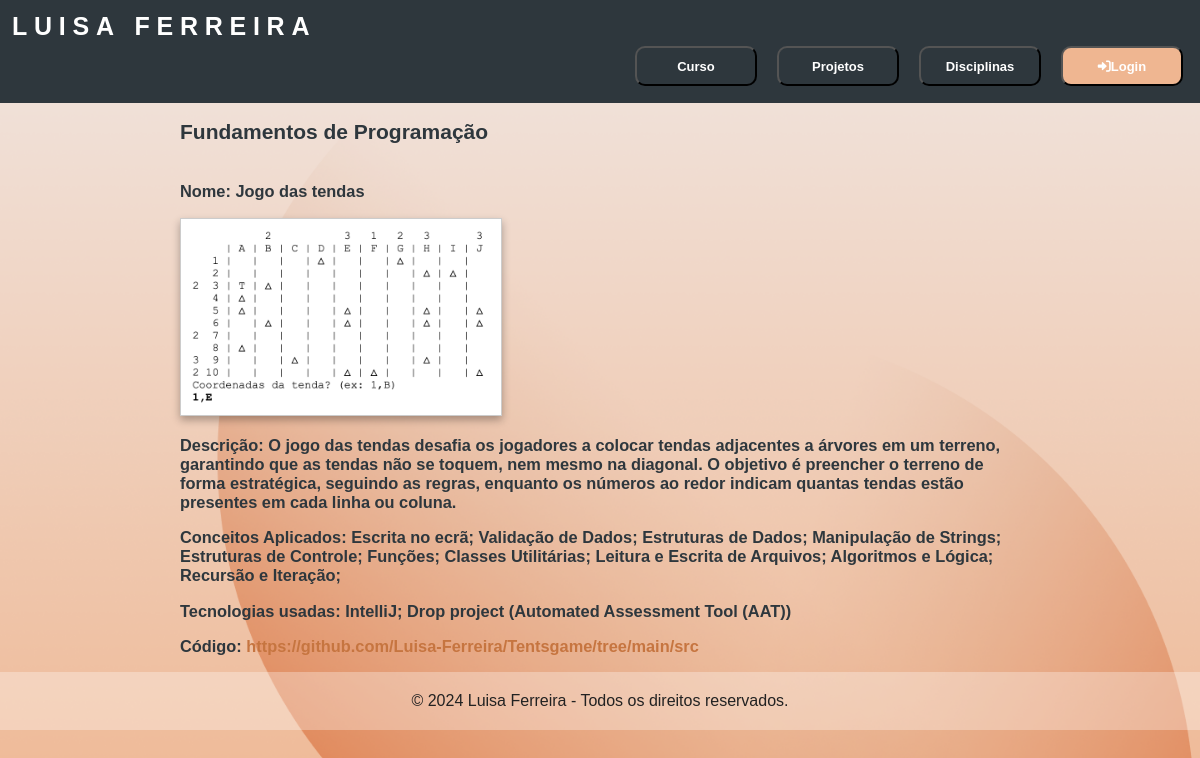
Page /faculdade/disciplina/2/projeto/ on the committed database.
### projeto/models.py (models this page shows, shortened)
class Disciplina(models.Model):
    linguagem= models.ManyToManyField(LinguagemProgramacao,related_name='disciplinas')
    docentes= models.ManyToManyField(Docente,related_name='disciplinas')
    projeto= models.OneToOneField(Projeto,on_delete=models.CASCADE,related_name='disciplinas',null=True)
    areaCientifica= models.ForeignKey(Area_Cientifica, on_delete=models.CASCADE,related_name='disciplina')
    cursos= models.ManyToManyField(Curso,related_name='disciplinas')
    nomeDisciplina = models.CharField(max_length=100)
    ano = models.IntegerField()
    semestre = models.IntegerField()
    ects = models.IntegerField()
    curricularIUnitReadableCode = models.CharField(max_length=100)

class Projeto(models.Model):
    linguagem = models.ManyToManyField(LinguagemProgramacao,related_name='projetos')
    nome = models.CharField(max_length=100)
    descricao=models.CharField(max_length=1000)
    descricaoLonga = models.TextField()
    conceitosAplicados = models.TextField()
    tecnologiasUsadas = models.CharField(max_length=100)
    imagem = models.ImageField(null=True,blank=True,upload_to='bands')
    linkVideo = models.URLField(max_length=200, blank=True)
    linkGithub = models.URLField(max_length=200, blank=True)

### projeto/views.py (the view)
# urls.py: path('disciplina/<int:disciplina_id>/projeto/', views.projeto_view, name='projeto'),
def projeto_view(request,disciplina_id):
    disciplina= Disciplina.objects.get(id=disciplina_id)
    context = {
    'disciplina': disciplina,
    'projeto': disciplina.projeto if disciplina.projeto else None
    }
    return render(request, "projeto/projeto.html", context)

### projeto/templates/projeto/projeto.html
{% extends 'projeto/layout.html' %}
{% block content %}
    <p><h2>{{disciplina.nomeDisciplina}}</h2></p>
    <div class="projeto-info">
        <p><h3>Nome: {{projeto.nome}}</h3></p>
        <img src="{{projeto.imagem.url}}" alt="{{projeto.nome}}">
        <p><h3>Descrição: {{projeto.descricao}}</h3></p>
        <p><h3>Conceitos Aplicados: {{projeto.conceitosAplicados}}</h3></p>
        <p><h3>Tecnologias usadas:  {{projeto.tecnologiasUsadas}}</h3></p>
        <p><h3>Código:
        <a href="{{projeto.linkGithub}}">{{projeto.linkGithub}}</a>
        </h3></p>
    </div>
{% endblock %}

### static/projeto/estilos.css (style rules this page uses)
* { font-family: "Montserrat", sans-serif; }
#bg { background-size:cover; background-image: url('/static/imagens/layoutImage.png'); }
body { margin: 0; background: #eac8b0; color: #2E373D; font-weight: 300; min-height:100vh; }
a { color: #C67540; text-decoration: none; }
.projeto-info { padding-top: 0.5%; }
.projeto-info img { width: 88%; max-width: 300px; padding: 10px; background: white; border: 1px solid #ccc; box-shadow: 0 4px 8px rgba(0, 0, 0, 0.3); position: relative; }

### rows in the picture
Disciplina: nomeDisciplina "Fundamentos de Programação"
Projeto: nome "Jogo das tendas", imagem (picture), descricao "O jogo das tendas desafia os jogadores a colocar tendas adjacentes a árvores em um terreno, garantindo que as tendas não se toquem, nem mesmo na diagonal. O objetivo é preencher o terreno de forma estratégica, seguindo as regras, enquanto os números ao redor indicam quantas tendas estão presentes em cada linha ou coluna.", conceitosAplicados "Escrita no ecrã; Validação de Dados; Estruturas de Dados; Manipulação de Strings; Estruturas de Controle; Funções; Classes Utilitárias; Leitura e Escrita de Arquivos; Algoritmos e Lógica; Recursão e Iteração;", tecnologiasUsadas "IntelliJ; Drop project (Automated Assessment Tool (AAT))", linkGithub "https://github.com/Luisa-Ferreira/Tentsgame/tree/main/src"
